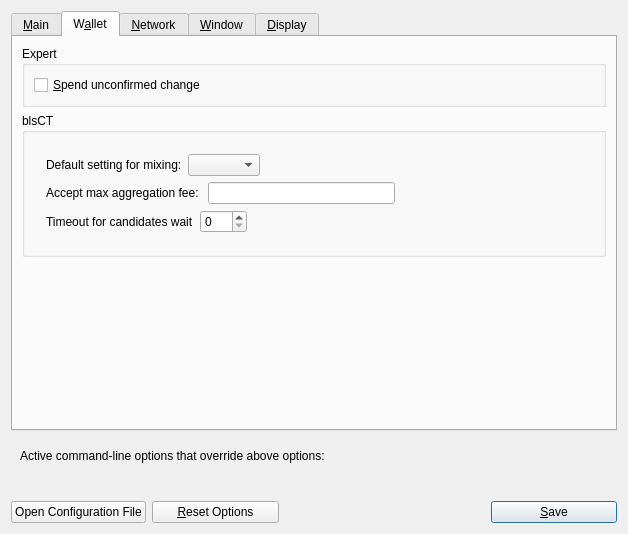
<?xml version="1.0" encoding="UTF-8"?>
<ui version="4.0">
 <class>OptionsDialog</class>
 <widget class="QDialog" name="OptionsDialog">
  <property name="geometry">
   <rect>
    <x>0</x>
    <y>0</y>
    <width>628</width>
    <height>534</height>
   </rect>
  </property>
  <property name="windowTitle">
   <string>Options</string>
  </property>
  <property name="styleSheet">
   <string notr="true"/>
  </property>
  <property name="modal">
   <bool>true</bool>
  </property>
  <layout class="QVBoxLayout" name="verticalLayout">
   <item>
    <widget class="QTabWidget" name="tabWidget">
     <property name="currentIndex">
      <number>1</number>
     </property>
     <widget class="QWidget" name="tabMain">
      <attribute name="title">
       <string>&amp;Main</string>
      </attribute>
      <layout class="QVBoxLayout" name="verticalLayout_Main">
       <item>
        <widget class="QCheckBox" name="deuteriumcoinAtStartup">
         <property name="toolTip">
          <string>Automatically start %1 after logging in to the system.</string>
         </property>
         <property name="text">
          <string>&amp;Start %1 on system login</string>
         </property>
        </widget>
       </item>
       <item>
        <layout class="QHBoxLayout" name="horizontalLayout_2_Main">
         <item>
          <widget class="QLabel" name="databaseCacheLabel">
           <property name="text">
            <string>Size of &amp;database cache</string>
           </property>
           <property name="textFormat">
            <enum>Qt::PlainText</enum>
           </property>
           <property name="buddy">
            <cstring>databaseCache</cstring>
           </property>
          </widget>
         </item>
         <item>
          <widget class="QSpinBox" name="databaseCache">
           <property name="styleSheet">
            <string notr="true"/>
           </property>
           <property name="frame">
            <bool>true</bool>
           </property>
           <property name="buttonSymbols">
            <enum>QAbstractSpinBox::NoButtons</enum>
           </property>
          </widget>
         </item>
         <item>
          <widget class="QLabel" name="databaseCacheUnitLabel">
           <property name="text">
            <string>MB</string>
           </property>
           <property name="textFormat">
            <enum>Qt::PlainText</enum>
           </property>
          </widget>
         </item>
         <item>
          <spacer name="horizontalSpacer_2_Main">
           <property name="orientation">
            <enum>Qt::Horizontal</enum>
           </property>
           <property name="sizeHint" stdset="0">
            <size>
             <width>40</width>
             <height>20</height>
            </size>
           </property>
          </spacer>
         </item>
        </layout>
       </item>
       <item>
        <layout class="QHBoxLayout" name="horizontalLayout_3_Main">
         <item>
          <widget class="QLabel" name="threadsScriptVerifLabel">
           <property name="text">
            <string>Number of script &amp;verification threads</string>
           </property>
           <property name="textFormat">
            <enum>Qt::PlainText</enum>
           </property>
           <property name="buddy">
            <cstring>threadsScriptVerif</cstring>
           </property>
          </widget>
         </item>
         <item>
          <widget class="QSpinBox" name="threadsScriptVerif">
           <property name="toolTip">
            <string>(0 = auto, &lt;0 = leave that many cores free)</string>
           </property>
           <property name="styleSheet">
            <string notr="true"/>
           </property>
           <property name="frame">
            <bool>true</bool>
           </property>
           <property name="buttonSymbols">
            <enum>QAbstractSpinBox::NoButtons</enum>
           </property>
          </widget>
         </item>
         <item>
          <spacer name="horizontalSpacer_3_Main">
           <property name="orientation">
            <enum>Qt::Horizontal</enum>
           </property>
           <property name="sizeHint" stdset="0">
            <size>
             <width>40</width>
             <height>20</height>
            </size>
           </property>
          </spacer>
         </item>
        </layout>
       </item>
       <item>
        <layout class="QHBoxLayout" name="horizontalLayout_2">
         <item>
          <widget class="QLabel" name="voteLabel">
           <property name="sizePolicy">
            <sizepolicy hsizetype="Minimum" vsizetype="Preferred">
             <horstretch>0</horstretch>
             <verstretch>0</verstretch>
            </sizepolicy>
           </property>
           <property name="text">
            <string>Your Staker vote</string>
           </property>
          </widget>
         </item>
         <item>
          <widget class="QLineEdit" name="voteTextField">
           <property name="maximumSize">
            <size>
             <width>150</width>
             <height>16777215</height>
            </size>
           </property>
          </widget>
         </item>
         <item>
          <spacer name="horizontalSpacer">
           <property name="orientation">
            <enum>Qt::Horizontal</enum>
           </property>
           <property name="sizeHint" stdset="0">
            <size>
             <width>40</width>
             <height>20</height>
            </size>
           </property>
          </spacer>
         </item>
        </layout>
       </item>
       <item>
        <layout class="QHBoxLayout" name="horizontalLayout_3">
         <item>
          <widget class="QLabel" name="voteQuestionLabel">
           <property name="text">
            <string/>
           </property>
          </widget>
         </item>
        </layout>
       </item>
       <item>
        <spacer name="verticalSpacer_Main">
         <property name="orientation">
          <enum>Qt::Vertical</enum>
         </property>
         <property name="sizeHint" stdset="0">
          <size>
           <width>20</width>
           <height>40</height>
          </size>
         </property>
        </spacer>
       </item>
      </layout>
     </widget>
     <widget class="QWidget" name="tabWallet">
      <attribute name="title">
       <string>W&amp;allet</string>
      </attribute>
      <layout class="QVBoxLayout" name="verticalLayout_Wallet">
       <item>
        <widget class="QGroupBox" name="groupBox">
         <property name="title">
          <string>Expert</string>
         </property>
         <layout class="QVBoxLayout" name="verticalLayout_2">
          <item>
           <widget class="QCheckBox" name="spendZeroConfChange">
            <property name="toolTip">
             <string>If you disable the spending of unconfirmed change, the change from a transaction cannot be used until that transaction has at least one confirmation. This also affects how your balance is computed.</string>
            </property>
            <property name="text">
             <string>&amp;Spend unconfirmed change</string>
            </property>
           </widget>
          </item>
         </layout>
        </widget>
       </item>
       <item>
        <widget class="QGroupBox" name="groupBox_2">
         <property name="title">
          <string>blsCT</string>
         </property>
         <layout class="QVBoxLayout" name="verticalLayout_4">
          <item>
           <layout class="QVBoxLayout" name="verticalLayout_3">
            <property name="leftMargin">
             <number>12</number>
            </property>
            <property name="topMargin">
             <number>12</number>
            </property>
            <property name="rightMargin">
             <number>12</number>
            </property>
            <property name="bottomMargin">
             <number>12</number>
            </property>
            <item>
             <layout class="QHBoxLayout" name="horizontalLayout">
              <item>
               <widget class="QLabel" name="label">
                <property name="text">
                 <string>Default setting for mixing:</string>
                </property>
               </widget>
              </item>
              <item>
               <widget class="QComboBox" name="mixingDefaultBox">
                <property name="currentText">
                 <string/>
                </property>
               </widget>
              </item>
              <item>
               <spacer name="horizontalSpacer_2">
                <property name="orientation">
                 <enum>Qt::Horizontal</enum>
                </property>
                <property name="sizeHint" stdset="0">
                 <size>
                  <width>40</width>
                  <height>20</height>
                 </size>
                </property>
               </spacer>
              </item>
             </layout>
            </item>
            <item>
             <layout class="QHBoxLayout" name="horizontalLayout_5">
              <item>
               <widget class="QLabel" name="label_3">
                <property name="text">
                 <string>Accept max aggregation fee: </string>
                </property>
               </widget>
              </item>
              <item>
               <widget class="DeuteriumcoinAmountField" name="maxmixfeeText"/>
              </item>
              <item>
               <spacer name="horizontalSpacer_4">
                <property name="orientation">
                 <enum>Qt::Horizontal</enum>
                </property>
                <property name="sizeHint" stdset="0">
                 <size>
                  <width>40</width>
                  <height>20</height>
                 </size>
                </property>
               </spacer>
              </item>
             </layout>
            </item>
            <item>
             <layout class="QHBoxLayout" name="horizontalLayout_6">
              <item>
               <widget class="QLabel" name="label_4">
                <property name="text">
                 <string>Timeout for candidates wait</string>
                </property>
               </widget>
              </item>
              <item>
               <widget class="QSpinBox" name="mixTimeout">
                <property name="maximum">
                 <number>180</number>
                </property>
               </widget>
              </item>
              <item>
               <spacer name="horizontalSpacer_5">
                <property name="orientation">
                 <enum>Qt::Horizontal</enum>
                </property>
                <property name="sizeHint" stdset="0">
                 <size>
                  <width>40</width>
                  <height>20</height>
                 </size>
                </property>
               </spacer>
              </item>
             </layout>
            </item>
           </layout>
          </item>
         </layout>
        </widget>
       </item>
       <item>
        <spacer name="verticalSpacer_Wallet">
         <property name="orientation">
          <enum>Qt::Vertical</enum>
         </property>
         <property name="sizeHint" stdset="0">
          <size>
           <width>20</width>
           <height>40</height>
          </size>
         </property>
        </spacer>
       </item>
      </layout>
     </widget>
     <widget class="QWidget" name="tabNetwork">
      <attribute name="title">
       <string>&amp;Network</string>
      </attribute>
      <layout class="QVBoxLayout" name="verticalLayout_Network">
       <item>
        <widget class="QCheckBox" name="mapPortUpnp">
         <property name="toolTip">
          <string>Automatically open the Deuteriumcoin client port on the router. This only works when your router supports UPnP and it is enabled.</string>
         </property>
         <property name="text">
          <string>Map port using &amp;UPnP</string>
         </property>
        </widget>
       </item>
       <item>
        <widget class="QCheckBox" name="allowIncoming">
         <property name="toolTip">
          <string>Accept connections from outside</string>
         </property>
         <property name="text">
          <string>Allow incoming connections</string>
         </property>
        </widget>
       </item>
       <item>
        <widget class="QCheckBox" name="connectSocks">
         <property name="toolTip">
          <string>Connect to the Deuteriumcoin network through a SOCKS5 proxy.</string>
         </property>
         <property name="text">
          <string>&amp;Connect through SOCKS5 proxy (default proxy):</string>
         </property>
        </widget>
       </item>
       <item>
        <layout class="QHBoxLayout" name="horizontalLayout_1_Network">
         <item>
          <widget class="QLabel" name="proxyIpLabel">
           <property name="text">
            <string>Proxy &amp;IP:</string>
           </property>
           <property name="textFormat">
            <enum>Qt::PlainText</enum>
           </property>
           <property name="buddy">
            <cstring>proxyIp</cstring>
           </property>
          </widget>
         </item>
         <item>
          <widget class="QValidatedLineEdit" name="proxyIp">
           <property name="minimumSize">
            <size>
             <width>140</width>
             <height>0</height>
            </size>
           </property>
           <property name="maximumSize">
            <size>
             <width>140</width>
             <height>16777215</height>
            </size>
           </property>
           <property name="toolTip">
            <string>IP address of the proxy (e.g. IPv4: 127.0.0.1 / IPv6: ::1)</string>
           </property>
          </widget>
         </item>
         <item>
          <widget class="QLabel" name="proxyPortLabel">
           <property name="text">
            <string>&amp;Port:</string>
           </property>
           <property name="textFormat">
            <enum>Qt::PlainText</enum>
           </property>
           <property name="buddy">
            <cstring>proxyPort</cstring>
           </property>
          </widget>
         </item>
         <item>
          <widget class="QLineEdit" name="proxyPort">
           <property name="minimumSize">
            <size>
             <width>55</width>
             <height>0</height>
            </size>
           </property>
           <property name="maximumSize">
            <size>
             <width>55</width>
             <height>16777215</height>
            </size>
           </property>
           <property name="toolTip">
            <string>Port of the proxy (e.g. 9050)</string>
           </property>
          </widget>
         </item>
         <item>
          <spacer name="horizontalSpacer_1_Network">
           <property name="orientation">
            <enum>Qt::Horizontal</enum>
           </property>
           <property name="sizeHint" stdset="0">
            <size>
             <width>40</width>
             <height>20</height>
            </size>
           </property>
          </spacer>
         </item>
        </layout>
       </item>
       <item>
        <layout class="QHBoxLayout" name="horizontalLayout_2_Network">
         <item>
          <widget class="QLabel" name="proxyActiveNets">
           <property name="text">
            <string>Used for reaching peers via:</string>
           </property>
           <property name="textFormat">
            <enum>Qt::PlainText</enum>
           </property>
          </widget>
         </item>
         <item>
          <widget class="QCheckBox" name="proxyReachIPv4">
           <property name="enabled">
            <bool>false</bool>
           </property>
           <property name="toolTip">
            <string>Shows, if the supplied default SOCKS5 proxy is used to reach peers via this network type.</string>
           </property>
           <property name="text">
            <string/>
           </property>
          </widget>
         </item>
         <item>
          <widget class="QLabel" name="proxyReachIPv4Label">
           <property name="text">
            <string>IPv4</string>
           </property>
           <property name="textFormat">
            <enum>Qt::PlainText</enum>
           </property>
          </widget>
         </item>
         <item>
          <widget class="QCheckBox" name="proxyReachIPv6">
           <property name="enabled">
            <bool>false</bool>
           </property>
           <property name="toolTip">
            <string>Shows, if the supplied default SOCKS5 proxy is used to reach peers via this network type.</string>
           </property>
           <property name="text">
            <string/>
           </property>
          </widget>
         </item>
         <item>
          <widget class="QLabel" name="proxyReachIPv6Label">
           <property name="text">
            <string>IPv6</string>
           </property>
           <property name="textFormat">
            <enum>Qt::PlainText</enum>
           </property>
          </widget>
         </item>
         <item>
          <widget class="QCheckBox" name="proxyReachTor">
           <property name="enabled">
            <bool>false</bool>
           </property>
           <property name="toolTip">
            <string>Shows, if the supplied default SOCKS5 proxy is used to reach peers via this network type.</string>
           </property>
           <property name="text">
            <string/>
           </property>
          </widget>
         </item>
         <item>
          <widget class="QLabel" name="proxyReachTorLabel">
           <property name="text">
            <string>Tor</string>
           </property>
           <property name="textFormat">
            <enum>Qt::PlainText</enum>
           </property>
          </widget>
         </item>
         <item>
          <spacer name="horizontalSpacer_2_Network">
           <property name="orientation">
            <enum>Qt::Horizontal</enum>
           </property>
           <property name="sizeHint" stdset="0">
            <size>
             <width>40</width>
             <height>20</height>
            </size>
           </property>
          </spacer>
         </item>
        </layout>
       </item>
       <item>
        <widget class="QCheckBox" name="connectSocksTor">
         <property name="toolTip">
          <string>Connect to the Deuteriumcoin network through a separate SOCKS5 proxy for Tor hidden services.</string>
         </property>
         <property name="text">
          <string>Use separate SOCKS5 proxy to reach peers via Tor hidden services:</string>
         </property>
        </widget>
       </item>
       <item>
        <layout class="QHBoxLayout" name="horizontalLayout_3_Network">
         <item>
          <widget class="QLabel" name="proxyIpTorLabel">
           <property name="text">
            <string>Proxy &amp;IP:</string>
           </property>
           <property name="textFormat">
            <enum>Qt::PlainText</enum>
           </property>
           <property name="buddy">
            <cstring>proxyIpTor</cstring>
           </property>
          </widget>
         </item>
         <item>
          <widget class="QValidatedLineEdit" name="proxyIpTor">
           <property name="minimumSize">
            <size>
             <width>140</width>
             <height>0</height>
            </size>
           </property>
           <property name="maximumSize">
            <size>
             <width>140</width>
             <height>16777215</height>
            </size>
           </property>
           <property name="toolTip">
            <string>IP address of the proxy (e.g. IPv4: 127.0.0.1 / IPv6: ::1)</string>
           </property>
          </widget>
         </item>
         <item>
          <widget class="QLabel" name="proxyPortTorLabel">
           <property name="text">
            <string>&amp;Port:</string>
           </property>
           <property name="textFormat">
            <enum>Qt::PlainText</enum>
           </property>
           <property name="buddy">
            <cstring>proxyPortTor</cstring>
           </property>
          </widget>
         </item>
         <item>
          <widget class="QLineEdit" name="proxyPortTor">
           <property name="minimumSize">
            <size>
             <width>55</width>
             <height>0</height>
            </size>
           </property>
           <property name="maximumSize">
            <size>
             <width>55</width>
             <height>16777215</height>
            </size>
           </property>
           <property name="toolTip">
            <string>Port of the proxy (e.g. 9050)</string>
           </property>
          </widget>
         </item>
         <item>
          <spacer name="horizontalSpacer_4_Network">
           <property name="orientation">
            <enum>Qt::Horizontal</enum>
           </property>
           <property name="sizeHint" stdset="0">
            <size>
             <width>40</width>
             <height>20</height>
            </size>
           </property>
          </spacer>
         </item>
        </layout>
       </item>
       <item>
        <spacer name="verticalSpacer_Network">
         <property name="orientation">
          <enum>Qt::Vertical</enum>
         </property>
         <property name="sizeHint" stdset="0">
          <size>
           <width>20</width>
           <height>40</height>
          </size>
         </property>
        </spacer>
       </item>
      </layout>
     </widget>
     <widget class="QWidget" name="tabWindow">
      <attribute name="title">
       <string>&amp;Window</string>
      </attribute>
      <layout class="QVBoxLayout" name="verticalLayout_Window">
       <item>
        <widget class="QCheckBox" name="hideTrayIcon">
         <property name="toolTip">
          <string>&amp;Hide the icon from the system tray.</string>
         </property>
         <property name="text">
          <string>Hide tray icon</string>
         </property>
        </widget>
       </item>
       <item>
        <widget class="QCheckBox" name="minimizeToTray">
         <property name="toolTip">
          <string>Show only a tray icon after minimizing the window.</string>
         </property>
         <property name="text">
          <string>&amp;Minimize to the tray instead of the taskbar</string>
         </property>
        </widget>
       </item>
       <item>
        <widget class="QCheckBox" name="minimizeOnClose">
         <property name="toolTip">
          <string>Minimize instead of exit the application when the window is closed. When this option is enabled, the application will be closed only after selecting Exit in the menu.</string>
         </property>
         <property name="text">
          <string>M&amp;inimize on close</string>
         </property>
        </widget>
       </item>
       <item>
        <spacer name="verticalSpacer_Window">
         <property name="orientation">
          <enum>Qt::Vertical</enum>
         </property>
         <property name="sizeHint" stdset="0">
          <size>
           <width>20</width>
           <height>40</height>
          </size>
         </property>
        </spacer>
       </item>
      </layout>
     </widget>
     <widget class="QWidget" name="tabDisplay">
      <attribute name="title">
       <string>&amp;Display</string>
      </attribute>
      <layout class="QVBoxLayout" name="verticalLayout_Display">
       <item>
        <layout class="QHBoxLayout" name="horizontalLayout_1_Display">
         <item>
          <widget class="QLabel" name="langLabel">
           <property name="text">
            <string>User Interface &amp;language:</string>
           </property>
           <property name="textFormat">
            <enum>Qt::PlainText</enum>
           </property>
           <property name="buddy">
            <cstring>lang</cstring>
           </property>
          </widget>
         </item>
         <item>
          <widget class="QValueComboBox" name="lang">
           <property name="toolTip">
            <string>The user interface language can be set here. This setting will take effect after restarting %1.</string>
           </property>
           <property name="styleSheet">
            <string notr="true"/>
           </property>
          </widget>
         </item>
        </layout>
       </item>
       <item>
        <layout class="QHBoxLayout" name="horizontalLayout_2_Display">
         <item>
          <widget class="QLabel" name="unitLabel">
           <property name="text">
            <string>&amp;Unit to show amounts in:</string>
           </property>
           <property name="textFormat">
            <enum>Qt::PlainText</enum>
           </property>
           <property name="buddy">
            <cstring>unit</cstring>
           </property>
          </widget>
         </item>
         <item>
          <widget class="QValueComboBox" name="unit">
           <property name="toolTip">
            <string>Choose the default subdivision unit to show in the interface and when sending coins.</string>
           </property>
           <property name="styleSheet">
            <string notr="true"/>
           </property>
           <property name="editable">
            <bool>true</bool>
           </property>
           <property name="insertPolicy">
            <enum>QComboBox::NoInsert</enum>
           </property>
          </widget>
         </item>
        </layout>
       </item>
       <item>
        <layout class="QHBoxLayout" name="horizontalLayout_3_Display">
         <item>
          <widget class="QLabel" name="thirdPartyTxUrlsLabel">
           <property name="toolTip">
            <string>Third party URLs (e.g. a block explorer) that appear in the transactions tab as context menu items. %s in the URL is replaced by transaction hash. Multiple URLs are separated by vertical bar |.</string>
           </property>
           <property name="text">
            <string>Third party transaction URLs</string>
           </property>
           <property name="buddy">
            <cstring>thirdPartyTxUrls</cstring>
           </property>
          </widget>
         </item>
         <item>
          <widget class="QLineEdit" name="thirdPartyTxUrls">
           <property name="sizePolicy">
            <sizepolicy hsizetype="Preferred" vsizetype="Fixed">
             <horstretch>0</horstretch>
             <verstretch>0</verstretch>
            </sizepolicy>
           </property>
           <property name="toolTip">
            <string>Third party URLs (e.g. a block explorer) that appear in the transactions tab as context menu items. %s in the URL is replaced by transaction hash. Multiple URLs are separated by vertical bar |.</string>
           </property>
           <property name="styleSheet">
            <string notr="true"/>
           </property>
          </widget>
         </item>
        </layout>
       </item>
       <item>
        <layout class="QHBoxLayout" name="horizontalLayout_Theme_Display">
         <item>
          <widget class="QLabel" name="themeLabel">
           <property name="text">
            <string>Wallet &amp;Theme:</string>
           </property>
           <property name="textFormat">
            <enum>Qt::PlainText</enum>
           </property>
           <property name="buddy">
            <cstring>theme</cstring>
           </property>
          </widget>
         </item>
         <item>
          <widget class="QValueComboBox" name="theme">
           <property name="toolTip">
            <string>User Interface Theme (What color scheme to use for the wallet GUI?)</string>
           </property>
          </widget>
         </item>
        </layout>
       </item>
       <item>
        <layout class="QHBoxLayout" name="horizontalLayout_Scaling_Display">
         <item>
          <widget class="QLabel" name="scalingLabel">
           <property name="text">
            <string>GUI S&amp;caling:</string>
           </property>
           <property name="textFormat">
            <enum>Qt::PlainText</enum>
           </property>
           <property name="buddy">
            <cstring>scaling</cstring>
           </property>
          </widget>
         </item>
         <item>
          <widget class="QSlider" name="scaling">
           <property name="sizePolicy">
            <sizepolicy hsizetype="Preferred" vsizetype="Fixed">
             <horstretch>0</horstretch>
             <verstretch>0</verstretch>
            </sizepolicy>
           </property>
           <property name="toolTip">
            <string>User Interface Scaling (What scale % to use for wallet GUI?)</string>
           </property>
           <property name="minimum">
            <number>90</number>
           </property>
           <property name="maximum">
            <number>150</number>
           </property>
           <property name="orientation">
            <enum>Qt::Horizontal</enum>
           </property>
          </widget>
         </item>
        </layout>
       </item>
       <item>
        <spacer name="verticalSpacer_Display">
         <property name="orientation">
          <enum>Qt::Vertical</enum>
         </property>
         <property name="sizeHint" stdset="0">
          <size>
           <width>20</width>
           <height>40</height>
          </size>
         </property>
        </spacer>
       </item>
      </layout>
     </widget>
    </widget>
   </item>
   <item>
    <widget class="QFrame" name="frame">
     <layout class="QVBoxLayout" name="verticalLayout_Bottom">
      <item>
       <layout class="QHBoxLayout" name="horizontalLayout_Bottom">
        <item>
         <widget class="QLabel" name="overriddenByCommandLineInfoLabel">
          <property name="text">
           <string>Active command-line options that override above options:</string>
          </property>
          <property name="textFormat">
           <enum>Qt::PlainText</enum>
          </property>
         </widget>
        </item>
        <item>
         <spacer name="horizontalSpacer_Bottom">
          <property name="orientation">
           <enum>Qt::Horizontal</enum>
          </property>
          <property name="sizeHint" stdset="0">
           <size>
            <width>40</width>
            <height>20</height>
           </size>
          </property>
         </spacer>
        </item>
       </layout>
      </item>
      <item>
       <widget class="QLabel" name="overriddenByCommandLineLabel">
        <property name="text">
         <string/>
        </property>
        <property name="textFormat">
         <enum>Qt::PlainText</enum>
        </property>
        <property name="wordWrap">
         <bool>true</bool>
        </property>
       </widget>
      </item>
     </layout>
    </widget>
   </item>
   <item>
    <layout class="QHBoxLayout" name="horizontalLayout_Buttons">
     <item>
      <widget class="QPushButton" name="openDeuteriumcoinConfButton">
       <property name="toolTip">
        <string>Open the %1 configuration file from the working directory.</string>
       </property>
       <property name="text">
        <string>Open Configuration File</string>
       </property>
       <property name="autoDefault">
        <bool>false</bool>
       </property>
      </widget>
     </item>
     <item>
      <widget class="QPushButton" name="resetButton">
       <property name="toolTip">
        <string>Reset all client options to default.</string>
       </property>
       <property name="text">
        <string>&amp;Reset Options</string>
       </property>
       <property name="autoDefault">
        <bool>false</bool>
       </property>
      </widget>
     </item>
     <item>
      <widget class="QLabel" name="statusLabel">
       <property name="minimumSize">
        <size>
         <width>200</width>
         <height>0</height>
        </size>
       </property>
       <property name="font">
        <font>
         <weight>75</weight>
         <bold>true</bold>
        </font>
       </property>
       <property name="text">
        <string/>
       </property>
       <property name="textFormat">
        <enum>Qt::PlainText</enum>
       </property>
       <property name="wordWrap">
        <bool>true</bool>
       </property>
      </widget>
     </item>
     <item>
      <widget class="QPushButton" name="okButton">
       <property name="text">
        <string>&amp;Save</string>
       </property>
       <property name="autoDefault">
        <bool>false</bool>
       </property>
       <property name="default">
        <bool>true</bool>
       </property>
      </widget>
     </item>
    </layout>
   </item>
  </layout>
 </widget>
 <customwidgets>
  <customwidget>
   <class>QValidatedLineEdit</class>
   <extends>QLineEdit</extends>
   <header>qvalidatedlineedit.h</header>
  </customwidget>
  <customwidget>
   <class>DeuteriumcoinAmountField</class>
   <extends>QLineEdit</extends>
   <header>deuteriumcoinamountfield.h</header>
   <container>1</container>
  </customwidget>
  <customwidget>
   <class>QValueComboBox</class>
   <extends>QComboBox</extends>
   <header>qvaluecombobox.h</header>
  </customwidget>
 </customwidgets>
 <resources/>
 <connections/>
</ui>
